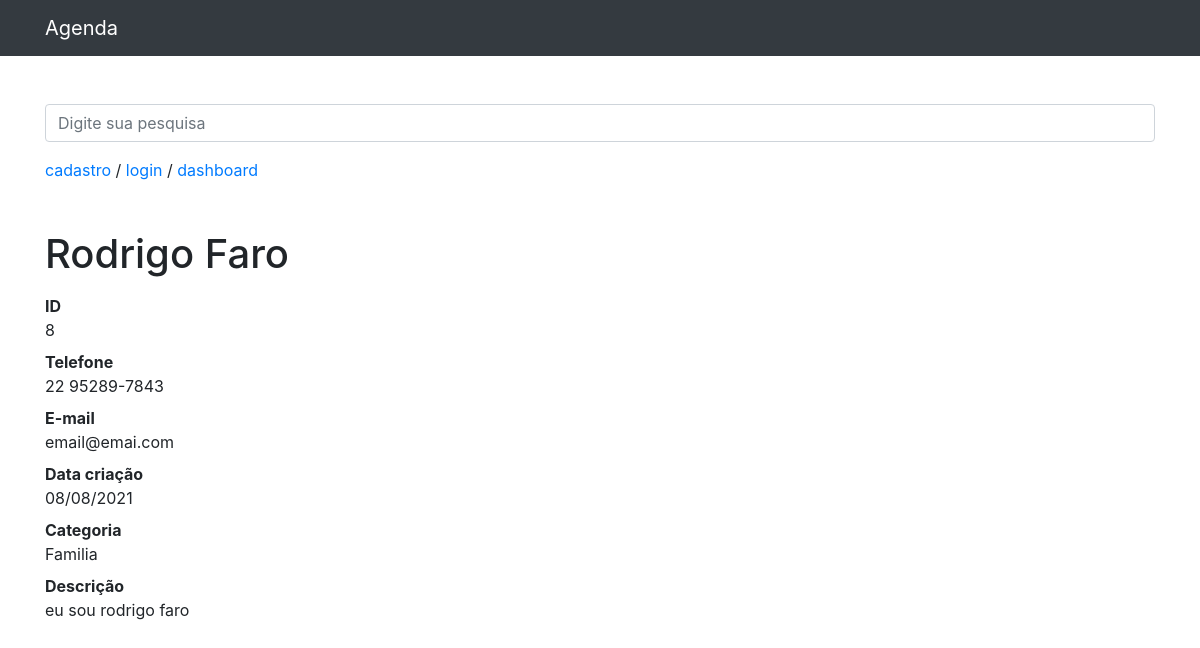
Page /8 on the committed database.
### contatos/models.py (models this page shows, shortened)
class Contato(models.Model):
    nome = models.CharField(max_length=255)
    sobrenome = models.CharField(max_length=255, blank=True)
    telefone = models.CharField(max_length=255)
    email = models.CharField(max_length=255, blank=True)
    data_cria = models.DateTimeField(default=timezone.now)
    descricao = models.TextField(blank=True)
    categoria = models.ForeignKey(Categoria, on_delete=models.DO_NOTHING)
    mostrar = models.BooleanField(default=True)
    foto = models.ImageField(blank=True, upload_to='fotos/%Y/%m/')

class Categoria(models.Model):
    nome = models.CharField(max_length=255)
    def __str__(self):
        return self.nome

### contatos/views.py (the view)
# urls.py: path('<int:contato_id>', views.ver_contato, name='ver_contato'),
def ver_contato(request, contato_id):
    contatos = get_object_or_404(Contato, id=contato_id)
    if not contatos.mostrar:
        raise Http404()
    return render(request, 'contatos/ver_contato.html', {
        'contatos': contatos
    })

### contatos/templates/contatos/ver_contato.html (shortened to what this page needs)
{%extends 'base.html'%}
{%block 'conteudo'%}
<h1 class="mt-5">{{contatos.nome}} {{contatos.sobrenome}}</h1>
<dl>
  <dt>ID</dt>
  <dd>{{contatos.id}}</dd>
  <dt>Telefone</dt>
  <dd>{{contatos.telefone}}</dd>
  <dt>E-mail</dt>
  <dd>{{contatos.email}}</dd>
  <dt>Data criação</dt>
  <dd>{{ contatos.data_cria|date:'d/m/Y' }}</dd>
  <dt>Categoria</dt>
  <dd>{{contatos.categoria}}</dd>
  <dt>Descrição</dt>
  <dd>{{contatos.descricao}}</dd>
</dl>
{%endblock%}

### rows in the picture
Contato: nome "Rodrigo", sobrenome "Faro", id "8", telefone "22 95289-7843", email "email@emai.com", data_cria "08/08/2021", categoria "Familia", descricao "eu sou rodrigo faro"
